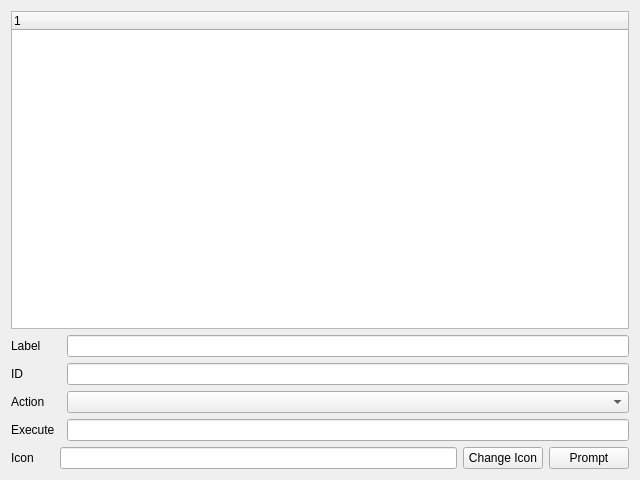
<?xml version="1.0" encoding="UTF-8"?>
<ui version="4.0">
 <class>frmObmenu</class>
 <widget class="QWidget" name="frmObmenu">
  <property name="geometry">
   <rect>
    <x>0</x>
    <y>0</y>
    <width>640</width>
    <height>480</height>
   </rect>
  </property>
  <property name="windowTitle">
   <string>Openbox menu editor</string>
  </property>
  <layout class="QVBoxLayout" name="verticalLayout_2">
   <item>
    <layout class="QVBoxLayout" name="verticalLayout">
     <item>
      <widget class="QTreeWidget" name="treeMenu">
       <property name="uniformRowHeights">
        <bool>true</bool>
       </property>
       <property name="animated">
        <bool>false</bool>
       </property>
       <column>
        <property name="text">
         <string notr="true">1</string>
        </property>
       </column>
      </widget>
     </item>
    </layout>
   </item>
   <item>
    <layout class="QVBoxLayout" name="verticalLayout_3">
     <property name="sizeConstraint">
      <enum>QLayout::SetDefaultConstraint</enum>
     </property>
     <item>
      <layout class="QHBoxLayout" name="horizontalLayout">
       <item>
        <widget class="QLabel" name="lblLabel">
         <property name="sizePolicy">
          <sizepolicy hsizetype="Preferred" vsizetype="Preferred">
           <horstretch>0</horstretch>
           <verstretch>0</verstretch>
          </sizepolicy>
         </property>
         <property name="minimumSize">
          <size>
           <width>50</width>
           <height>0</height>
          </size>
         </property>
         <property name="text">
          <string>Label</string>
         </property>
        </widget>
       </item>
       <item>
        <widget class="QLineEdit" name="txtLabel">
         <property name="sizePolicy">
          <sizepolicy hsizetype="Expanding" vsizetype="Fixed">
           <horstretch>0</horstretch>
           <verstretch>0</verstretch>
          </sizepolicy>
         </property>
        </widget>
       </item>
      </layout>
     </item>
     <item>
      <layout class="QHBoxLayout" name="horizontalLayout_2">
       <item>
        <widget class="QLabel" name="lblId">
         <property name="minimumSize">
          <size>
           <width>50</width>
           <height>0</height>
          </size>
         </property>
         <property name="text">
          <string>ID</string>
         </property>
        </widget>
       </item>
       <item>
        <widget class="QLineEdit" name="txtID"/>
       </item>
      </layout>
     </item>
     <item>
      <layout class="QHBoxLayout" name="horizontalLayout_3">
       <item>
        <widget class="QLabel" name="lblAction">
         <property name="minimumSize">
          <size>
           <width>50</width>
           <height>0</height>
          </size>
         </property>
         <property name="text">
          <string>Action</string>
         </property>
        </widget>
       </item>
       <item>
        <widget class="QComboBox" name="cmbAction">
         <property name="sizePolicy">
          <sizepolicy hsizetype="Expanding" vsizetype="Fixed">
           <horstretch>0</horstretch>
           <verstretch>0</verstretch>
          </sizepolicy>
         </property>
        </widget>
       </item>
      </layout>
     </item>
     <item>
      <layout class="QHBoxLayout" name="horizontalLayout_4">
       <item>
        <widget class="QLabel" name="lblExecute">
         <property name="minimumSize">
          <size>
           <width>50</width>
           <height>0</height>
          </size>
         </property>
         <property name="text">
          <string>Execute</string>
         </property>
        </widget>
       </item>
       <item>
        <widget class="QLineEdit" name="txtExecute"/>
       </item>
      </layout>
     </item>
     <item>
      <layout class="QHBoxLayout" name="horizontalLayout_5">
       <item>
        <widget class="QLabel" name="label">
         <property name="text">
          <string>Icon      </string>
         </property>
        </widget>
       </item>
       <item>
        <widget class="QLineEdit" name="txtIcon"/>
       </item>
       <item>
        <widget class="QPushButton" name="btnChangeIcon">
         <property name="text">
          <string>Change Icon</string>
         </property>
        </widget>
       </item>
       <item>
        <widget class="QPushButton" name="btnPrompt">
         <property name="text">
          <string>Prompt</string>
         </property>
        </widget>
       </item>
      </layout>
     </item>
    </layout>
   </item>
  </layout>
 </widget>
 <resources/>
 <connections/>
</ui>
